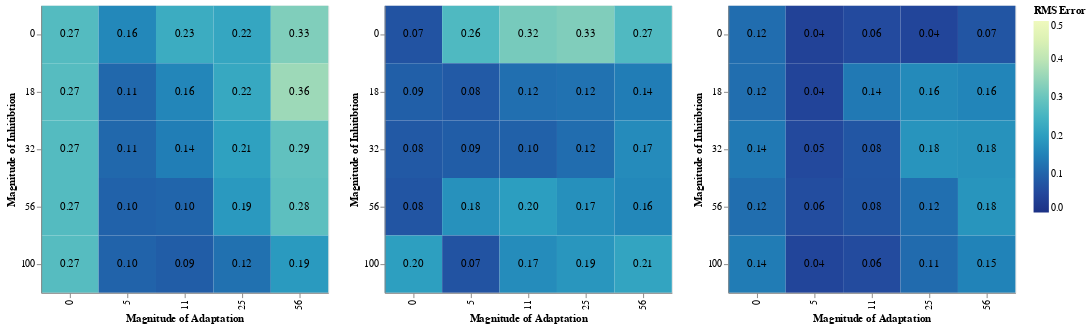

The code cell stored with this chart in its notebook:
### Code cell
df_stream_rms2 |>
  @vlplot(repeat={column=["Peripheral","Cortical","Object"]},
    config={range={heatmap={scheme="yellowgreenblue"}}}) +
  (@vlplot() +
   @vlplot(:rect, width=300, height=300,
           x={field=:c_a, typ="ordinal", 
              axis={title="Magnitude of Adaptation"}},
           y={field=:c_m, typ="ordinal",
              axis={title="Magnitude of Inhitibtion"}},
           color={field={repeat="column"}, aggregate="mean", typ="quantitative", sort = "descending",
                  legend={title="RMS Error"}, scale={domain=[0,0.5]}}) +
   @vlplot(:text, width=300, height=300,
           x={field=:c_a, typ="ordinal", 
              axis={title="Magnitude of Adaptation"}},
           y={field=:c_m, typ="ordinal", 
              axis={title="Magnitude of Inhitibtion"}},
           text={field={repeat="column"}, aggregate="mean", typ="quantitative", format=".2f"}))

### Figure 1 — Vega-Lite specification as saved in the notebook (floating-point values rounded to 4 significant figures)
{"config": {"range": {"heatmap": {"scheme": "yellowgreenblue"}}}, "data": {"values": [{"Cortical": 0.07185, "Object": 0.1161, "Peripheral": 0.2707, "c_a": 0, "c_m": 0}, {"Cortical": 0.2639, "Object": 0.0394, "Peripheral": 0.1599, "c_a": 5, "c_m": 0}, {"Cortical": 0.3162, "Object": 0.05548, "Peripheral": 0.2312, "c_a": 11, "c_m": 0}, {"Cortical": 0.3264, "Object": 0.04486, "Peripheral": 0.2184, "c_a": 25, "c_m": 0}, {"Cortical": 0.2653, "Object": 0.07461, "Peripheral": 0.3269, "c_a": 56, "c_m": 0}, {"Cortical": 0.09327, "Object": 0.118, "Peripheral": 0.2731, "c_a": 0, "c_m": 18}, {"Cortical": 0.08465, "Object": 0.04416, "Peripheral": 0.1086, "c_a": 5, "c_m": 18}, {"Cortical": 0.1197, "Object": 0.1361, "Peripheral": 0.1576, "c_a": 11, "c_m": 18}, {"Cortical": 0.1237, "Object": 0.1638, "Peripheral": 0.2224, "c_a": 25, "c_m": 18}, {"Cortical": 0.1414, "Object": 0.1552, "Peripheral": 0.3614, "c_a": 56, "c_m": 18}, {"Cortical": 0.08258, "Object": 0.136, "Peripheral": 0.2712, "c_a": 0, "c_m": 32}, {"Cortical": 0.08945, "Object": 0.05366, "Peripheral": 0.1086, "c_a": 5, "c_m": 32}, {"Cortical": 0.09686, "Object": 0.07716, "Peripheral": 0.1429, "c_a": 11, "c_m": 32}, {"Cortical": 0.1167, "Object": 0.1814, "Peripheral": 0.206, "c_a": 25, "c_m": 32}, {"Cortical": 0.1667, "Object": 0.1778, "Peripheral": 0.289, "c_a": 56, "c_m": 32}, {"Cortical": 0.07526, "Object": 0.1178, "Peripheral": 0.2704, "c_a": 0, "c_m": 56}, {"Cortical": 0.1767, "Object": 0.06013, "Peripheral": 0.09892, "c_a": 5, "c_m": 56}, {"Cortical": 0.1997, "Object": 0.07512, "Peripheral": 0.1034, "c_a": 11, "c_m": 56}, {"Cortical": 0.1743, "Object": 0.1197, "Peripheral": 0.1907, "c_a": 25, "c_m": 56}, {"Cortical": 0.1603, "Object": 0.1841, "Peripheral": 0.2829, "c_a": 56, "c_m": 56}, {"Cortical": 0.2021, "Object": 0.1407, "Peripheral": 0.2733, "c_a": 0, "c_m": 100}, {"Cortical": 0.07201, "Object": 0.04462, "Peripheral": 0.1007, "c_a": 5, "c_m": 100}, {"Cortical": 0.1671, "Object": 0.05704, "Peripheral": 0.09003, "c_a": 11, "c_m": 100}, {"Cortical": 0.1856, "Object": 0.1129, "Peripheral": 0.1223, "c_a": 25, "c_m": 100}, {"Cortical": 0.2141, "Object": 0.1516, "Peripheral": 0.1921, "c_a": 56, "c_m": 100}]}, "repeat": {"column": ["Peripheral", "Cortical", "Object"]}, "spec": {"layer": [{"encoding": {"color": {"aggregate": "mean", "field": {"repeat": "column"}, "legend": {"title": "RMS Error"}, "scale": {"domain": [0, 0.5]}, "sort": "descending", "type": "quantitative"}, "x": {"axis": {"title": "Magnitude of Adaptation"}, "field": "c_a", "type": "ordinal"}, "y": {"axis": {"title": "Magnitude of Inhitibtion"}, "field": "c_m", "type": "ordinal"}}, "height": 300, "mark": "rect", "width": 300}, {"encoding": {"text": {"aggregate": "mean", "field": {"repeat": "column"}, "format": ".2f", "type": "quantitative"}, "x": {"axis": {"title": "Magnitude of Adaptation"}, "field": "c_a", "type": "ordinal"}, "y": {"axis": {"title": "Magnitude of Inhitibtion"}, "field": "c_m", "type": "ordinal"}}, "height": 300, "mark": "text", "width": 300}]}}
